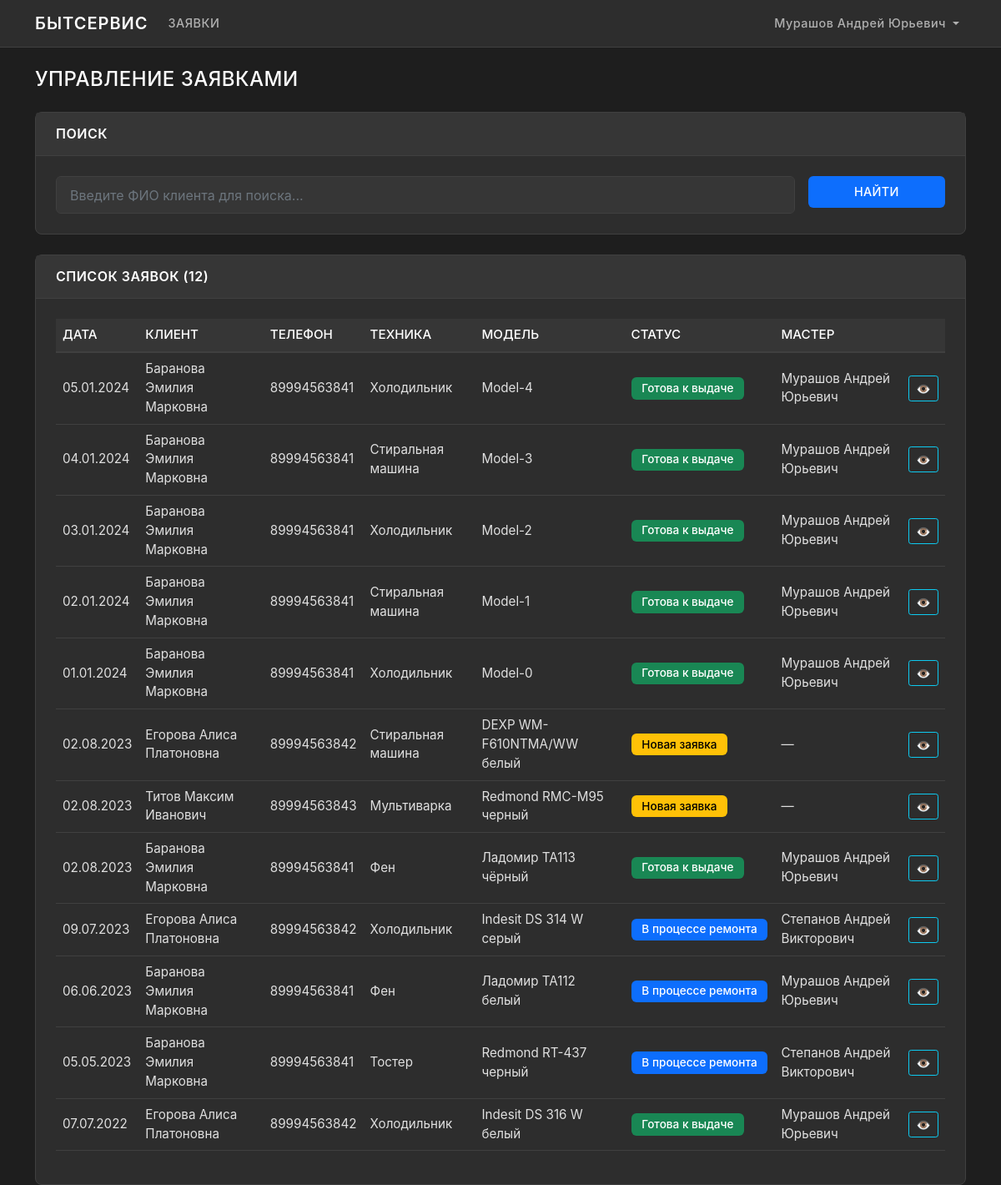
The page /requests/ (signed in) on the database as committed earlier.
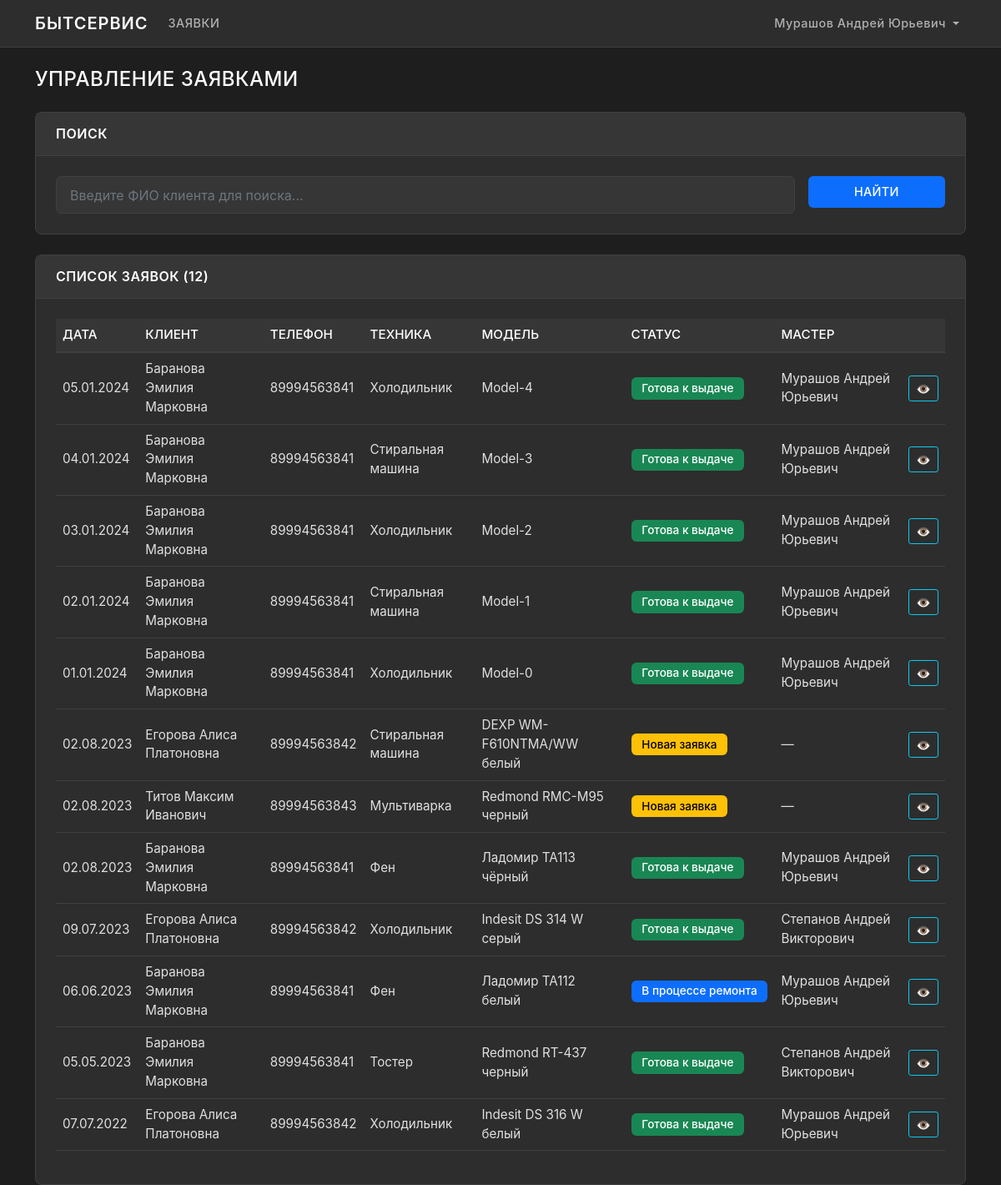
The same page on the database as committed later.
### requests/models.py (models this page shows, shortened)
class Request(models.Model):
    STATUS_CHOICES = [
        ('Новая заявка', 'Новая заявка'),
        ('В процессе ремонта', 'В процессе ремонта'),
        ('Готова к выдаче', 'Готова к выдаче'),
    ]
    TECH_TYPE_CHOICES = [
        ('Холодильник', 'Холодильник'),
        ('Стиральная машина', 'Стиральная машина'),
        ('Фен', 'Фен'),
        ('Тостер', 'Тостер'),
        ('Мультиварка', 'Мультиварка'),
        ('Плита', 'Плита'),
        ('Микроволновка', 'Микроволновка'),
    ]
    requestID = models.AutoField(primary_key=True)
    startDate = models.DateField()
    homeTechType = models.CharField(max_length=50, choices=TECH_TYPE_CHOICES)
    homeTechModel = models.CharField(max_length=100)
    problemDescryption = models.TextField()
    requestStatus = models.CharField(max_length=50, choices=STATUS_CHOICES, default='Новая заявка')
    completionDate = models.DateField(null=True, blank=True)
    repairParts = models.TextField(blank=True, null=True)
    deadline_extended = models.BooleanField(default=False)
    deadline_extended_date = models.DateField(null=True, blank=True)
    extension_approved = models.BooleanField(default=False)
    master = models.ForeignKey(
        User,
        on_delete=models.SET_NULL,
        null=True,
        blank=True,
        related_name='master_requests'
    )
    client = models.ForeignKey(
        User,
        on_delete=models.CASCADE,
        related_name='client_requests'
    )
    class Meta:
        verbose_name = 'Заявка'
        verbose_name_plural = 'Заявки'
        ordering = ['-startDate']

### users/models.py (models this page shows, shortened)
class User(AbstractUser):
    TYPE_CHOICES = [
        ('Администратор', 'Администратор'),
        ('Оператор', 'Оператор'),
        ('Мастер', 'Мастер'),
        ('Менеджер', 'Менеджер'),
        ('Менеджер по качеству', 'Менеджер по качеству'),
        ('Заказчик', 'Заказчик'),
    ]
    phone = models.CharField(max_length=20)
    user_type = models.CharField(max_length=30, choices=TYPE_CHOICES)
    fio = models.CharField(max_length=255)
    groups = models.ManyToManyField(
        'auth.Group',
        verbose_name='groups',
        blank=True,
        related_name='custom_user_set'
    )
    user_permissions = models.ManyToManyField(
        'auth.Permission',
        verbose_name='user permissions',
        blank=True,
        related_name='custom_user_set'
    )
    class Meta:
        verbose_name = 'Пользователь'
        verbose_name_plural = 'Пользователи'

### requests/views.py (the view)
# urls.py: path('requests/', views.request_list, name='request_list'),
def request_list(request):
    if not request.user.is_authenticated:
        return redirect('login')
    requests_list = Request.objects.all()
    client_name = request.GET.get('client_name')
    if client_name:
        requests_list = requests_list.filter(client__fio__icontains=client_name)
    return render(request, 'requests/request_list.html', {'requests': requests_list})

### templates/requests/request_list.html (shortened to what this page needs)
{% extends 'base.html' %}
{% block content %}
<div class="d-flex justify-content-between align-items-center mb-4">
    <h2 class="h4 mb-0">УПРАВЛЕНИЕ ЗАЯВКАМИ</h2>
</div>
<div class="card mb-4">
    <div class="card-header">
        <h6 class="mb-0">ПОИСК</h6>
    </div>
    <div class="card-body">
        <form method="get" class="row g-3">
            <div class="col-md-10">
                <input type="text" name="client_name" class="form-control"
                       placeholder="Введите ФИО клиента для поиска..."
                       value="{{ request.GET.client_name|default:'' }}">
            </div>
            <div class="col-md-2">
                <button type="submit" class="btn btn-primary w-100">НАЙТИ</button>
            </div>
        </form>
    </div>
</div>
<div class="card">
    <div class="card-header">
        <h6 class="mb-0">СПИСОК ЗАЯВОК ({{ requests.count }})</h6>
    </div>
    <div class="card-body">
        {% if requests %}
            <div class="table-responsive">
                <table class="table">
                    <thead>
                        <tr>
                            <th>ДАТА</th>
                            <th>КЛИЕНТ</th>
                            <th>ТЕЛЕФОН</th>
                            <th>ТЕХНИКА</th>
                            <th>МОДЕЛЬ</th>
                            <th>СТАТУС</th>
                            <th>МАСТЕР</th>
                            <th></th>
                        </tr>
                    </thead>
                    <tbody>
                        {% for request in requests %}
                        <tr>
                            <td>{{ request.startDate|date:"d.m.Y" }}</td>
                            <td>{{ request.client.fio }}</td>
                            <td>{{ request.client.phone }}</td>
                            <td>{{ request.homeTechType }}</td>
                            <td>{{ request.homeTechModel }}</td>
                            <td>
                                <span class="badge
                                    {% if request.requestStatus == 'Новая заявка' %}bg-warning
                                    {% elif request.requestStatus == 'В процессе ремонта' %}bg-primary
                                    {% elif request.requestStatus == 'Готова к выдаче' %}bg-success
                                    {% else %}bg-info{% endif %}">
                                    {{ request.requestStatus }}
                                </span>
                            </td>
                            <td>{{ request.master.fio|default:"—" }}</td>
                            <td>
                                <div class="btn-group btn-group-sm">
                                    <a href="{% url 'request_detail' request.requestID %}"
                                       class="btn btn-outline-info">👁️</a>
                                </div>
                            </td>
                        </tr>
                        {% endfor %}
                    </tbody>
                </table>
            </div>
        {% else %}
            <p class="text-muted mb-0">Заявок нет</p>
        {% endif %}
    </div>
</div>
{% endblock %}

Rows that differ between the two databases and show on the page:
changed Request "Indesit DS 314 W серый": requestStatus "В процессе ремонта" → "Готова к выдаче"
changed Request "Тостер": requestStatus "В процессе ремонта" → "Готова к выдаче"
